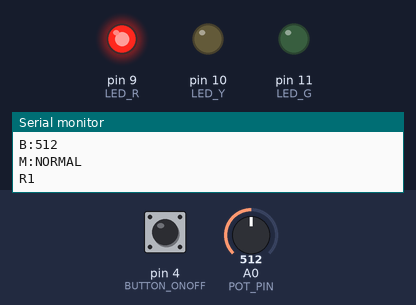
A program run on a simulated Arduino Uno, built with avr-gcc and run on an emulated ATmega328P. On the bench: output pins drawn as LEDs (lit = HIGH), the last lines printed to the serial monitor. Inputs (shaded band) come from the test bench; at power-on: A0 (POT_PIN) = 512, pin 4 (BUTTON_ONOFF) HIGH.

Above: at 1.2 s.
1.3 s: A0 (POT_PIN) set to 716
At 3.5 s:
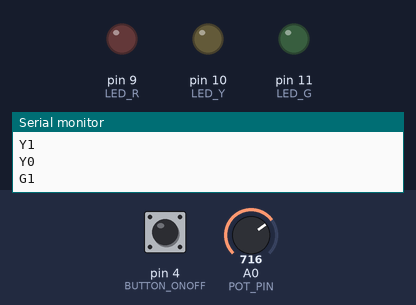
7.4 s: A0 (POT_PIN) set to 900
At 9.5 s:
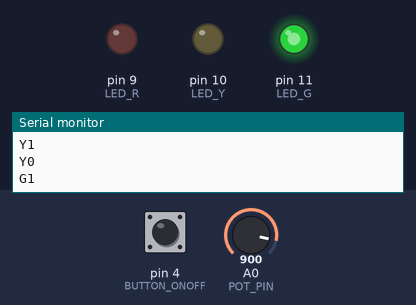
13.3 s: A0 (POT_PIN) set to 306
At 16.8 s:
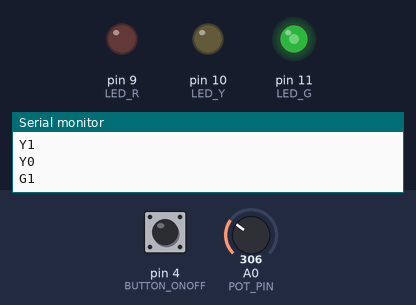
19.8 s: pin 4 (BUTTON_ONOFF) pulled LOW for 0.15 s
26.3 s: pin 4 (BUTTON_ONOFF) pulled LOW for 1 s
At 29.3 s:
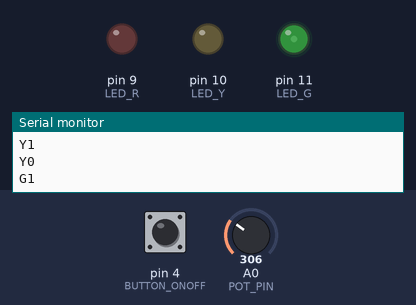
32.8 s: A0 (POT_PIN) set to 122
Timing chart, 0 to 40.1 s (numbered marks = the images above; inputs shaded):
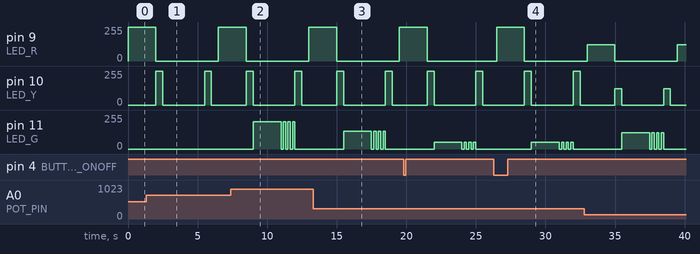

The program:

main.cpp
```cpp
#include <Arduino.h>
#include <TaskScheduler.h>
#include <PinChangeInterrupt.h>

// 스케줄러 객체 생성 (타이머 및 태스크 관리)
Scheduler runner;

// LED 핀 정의
const int LED_R = 9; //빨
const int LED_Y = 10; //노
const int LED_G = 11; //초초
const int POT_PIN = A0; // 가변저항 핀

// 버튼 핀 정의
const int BUTTON_EMERGENCY = 2; //빨간불만
const int BUTTON_BLINKING = 3; //모두깜빡
const int BUTTON_ONOFF = 4; //전원

// 함수 선언
void emergencyMode();
void blinkingMode();
void onOffMode();
void serialEvent();
void trafficLightCycle();

// 상태 변수 정의
volatile bool emergency = false;  // 비상 모드
volatile bool blinking = false;   // 깜빡임 모드
volatile bool onOff = true;       // 신호등 ON/OFF
volatile bool wasOff = false;     // 이전에 OFF 상태였는지 여부

// 가변저항 밝기 및 LED 점등 시간 변수
int brightness = 0;
int timeR = 2000, timeY = 500, timeG = 2000; // LED 점등 시간
String mode = "NORMAL";  // 현재 모드

void setup() {
  Serial.begin(9600); // 시리얼 통신 시작

  // 핀 모드 설정
  pinMode(LED_R, OUTPUT);
  pinMode(LED_Y, OUTPUT);
  pinMode(LED_G, OUTPUT);
  pinMode(POT_PIN, INPUT);

  pinMode(BUTTON_EMERGENCY, INPUT_PULLUP);
  pinMode(BUTTON_BLINKING, INPUT_PULLUP);
  pinMode(BUTTON_ONOFF, INPUT_PULLUP);

  // 버튼 인터럽트 연결
  attachPCINT(digitalPinToPCINT(BUTTON_EMERGENCY), emergencyMode, FALLING);
  attachPCINT(digitalPinToPCINT(BUTTON_BLINKING), blinkingMode, FALLING);
  attachPCINT(digitalPinToPCINT(BUTTON_ONOFF), onOffMode, FALLING);
}

void loop() {
  serialEvent(); // 시리얼 데이터 처리
  runner.execute(); // 스케줄러 실행

  // 가변저항 값 읽기 및 시리얼 전송
  brightness = analogRead(POT_PIN);
  Serial.print("B:");
  Serial.println(brightness);

  // 현재 모드 전송
  Serial.print("M:");
  Serial.println(mode);

  if (onOff) {  // 신호등이 켜져 있을 경우
    if (wasOff) {  // 이전에 OFF였다면 모든 LED를 OFF 상태로 초기화
      wasOff = false;
      digitalWrite(LED_R, LOW);
      digitalWrite(LED_Y, LOW);
      digitalWrite(LED_G, LOW);
    }

    if (mode == "EMERGENCY") { // 비상 모드 (빨간불만 ON)
      digitalWrite(LED_R, HIGH);
      digitalWrite(LED_Y, LOW);
      digitalWrite(LED_G, LOW);
      Serial.println("R1");
      Serial.println("Y0");
      Serial.println("G0");
    } else if (mode == "BLINKING") { // 깜빡임 모드 (모든 불이 깜빡임)
      digitalWrite(LED_R, !digitalRead(LED_R));
      digitalWrite(LED_Y, !digitalRead(LED_Y));
      digitalWrite(LED_G, !digitalRead(LED_G));

      // 현재 LED 상태를 시리얼로 전송
      Serial.println(digitalRead(LED_R) ? "R1" : "R0");
      Serial.println(digitalRead(LED_Y) ? "Y1" : "Y0");
      Serial.println(digitalRead(LED_G) ? "G1" : "G0");

      delay(500); // 깜빡임 속도 조절
    } else { // 기본 신호등 사이클 실행
      trafficLightCycle();
    }
  } else {  // 신호등이 꺼진 경우 (모든 LED OFF)
    digitalWrite(LED_R, LOW);
    digitalWrite(LED_Y, LOW);
    digitalWrite(LED_G, LOW);
    Serial.println("R0");
    Serial.println("Y0");
    Serial.println("G0");
    wasOff = true;
  }

  delay(500); // 루프 속도 조절
}

// 🟢 신호등 기본 사이클
void trafficLightCycle() {
  // 빨간불 점등
  analogWrite(LED_R, brightness);
  Serial.println("R1");
  delay(timeR);
  analogWrite(LED_R, 0);
  Serial.println("R0");

  // 노란불 점등
  analogWrite(LED_Y, brightness);
  Serial.println("Y1");
  delay(timeY);
  analogWrite(LED_Y, 0);
  Serial.println("Y0");

  // 초록불 점등
  analogWrite(LED_G, brightness);
  Serial.println("G1");
  delay(timeG);

  // 초록불 깜빡임 (3번)
  for (int i = 0; i < 3; i++) {
    analogWrite(LED_G, 0);
    Serial.println("G0");
    delay(166);
    analogWrite(LED_G, brightness);
    Serial.println("G1");
    delay(166);
  }

  // 초록불 OFF
  analogWrite(LED_G, 0);
  Serial.println("G0");

  // 노란불 점등 (초록불에서 빨간불로 변경하기 전)
  analogWrite(LED_Y, brightness);
  Serial.println("Y1");
  delay(timeY);
  analogWrite(LED_Y, 0);
  Serial.println("Y0");
}

// 🛑 비상 모드 (빨간불 ON, 다른 불 OFF)
void emergencyMode() {
  emergency = !emergency;
  if (emergency) {
    mode = "EMERGENCY";
    blinking = false; // 깜빡임 모드 해제
  } else {
    mode = "NORMAL";
  }
}

// ⚠️ 깜빡임 모드 (모든 불이 깜빡임)
void blinkingMode() {
  blinking = !blinking;
  if (blinking) {
    mode = "BLINKING";
    emergency = false; // 비상 모드 해제
  } else {
    mode = "NORMAL";
  }
}

// 🔘 신호등 ON/OFF 모드
void onOffMode() {
  onOff = !onOff;

  if (!onOff) { // OFF 상태로 변경
    mode = "ALLOFF";
  } else { // ON 상태일 때 NORMAL 모드로 복귀
    emergency = false;
    blinking = false;
    mode = "NORMAL";
  }
}

// 🔄 시리얼 데이터 처리 (슬라이더 값 수신)
void serialEvent() {
  while (Serial.available()) {
    String data = Serial.readStringUntil('\n');
    data.trim();

    if (data.startsWith("B:")) { // 밝기 값 변경
      brightness = data.substring(2).toInt();
    } else if (data.startsWith("R:")) { // 빨간불 점등 시간 변경
      timeR = data.substring(2).toInt();
    } else if (data.startsWith("Y:")) { // 노란불 점등 시간 변경
      timeY = data.substring(2).toInt();
    } else if (data.startsWith("G:")) { // 초록불 점등 시간 변경
      timeG = data.substring(2).toInt();
    }
  }
}
```

Measured:
- after the input at 26.3 s, pin 9 (LED_R): 0/255 → 255/255 after 0.19 s, → 0/255 2.0 s later; pin 10 (LED_Y): alternates 255/255 for 0.50 s and 0/255 for 3.0 s, starting after 2.2 s; pin 11 (LED_G): 0/255 → 50/255 after 2.7 s, then repeats every 0.33 s: 0/255 0.17 s, 50/255 0.17 s, until it stays 0/255 from 32.0 s
- by itself, pin 10 (LED_Y): alternates 255/255 for 0.50 s and 0/255 for 3.0 s
